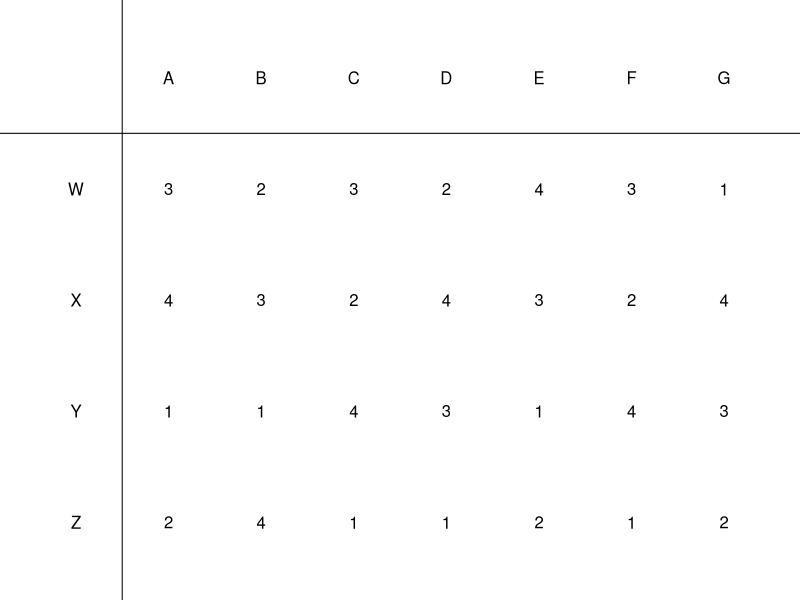
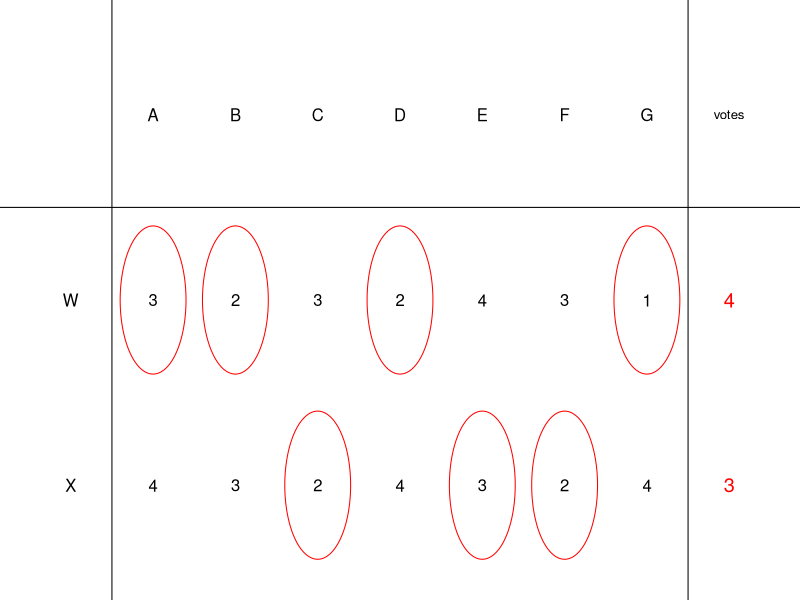
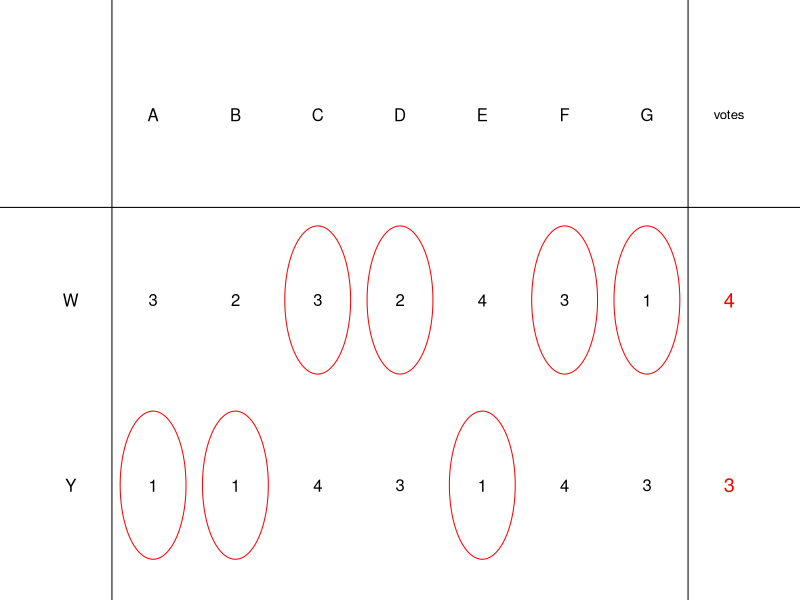
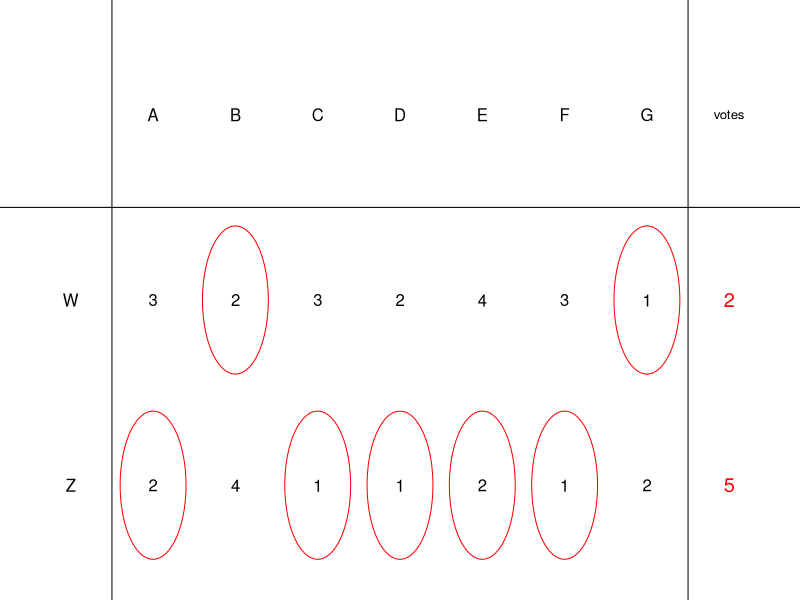
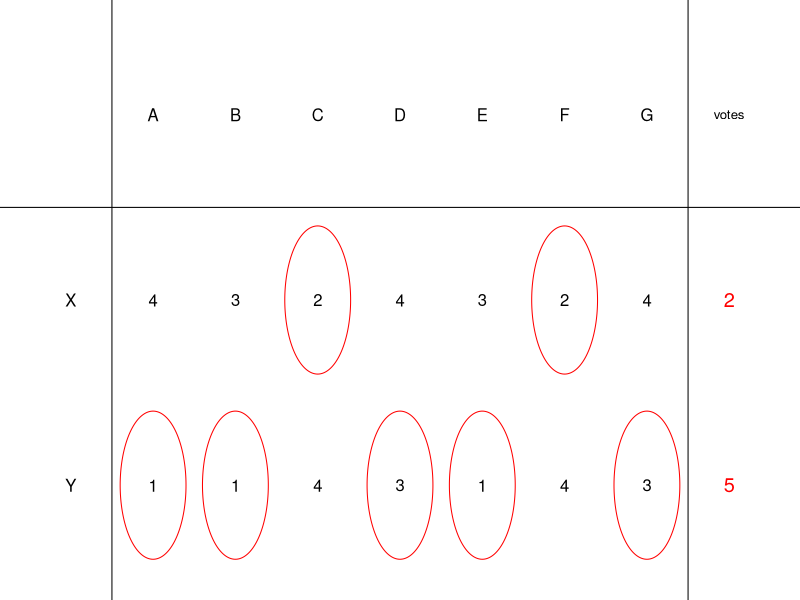
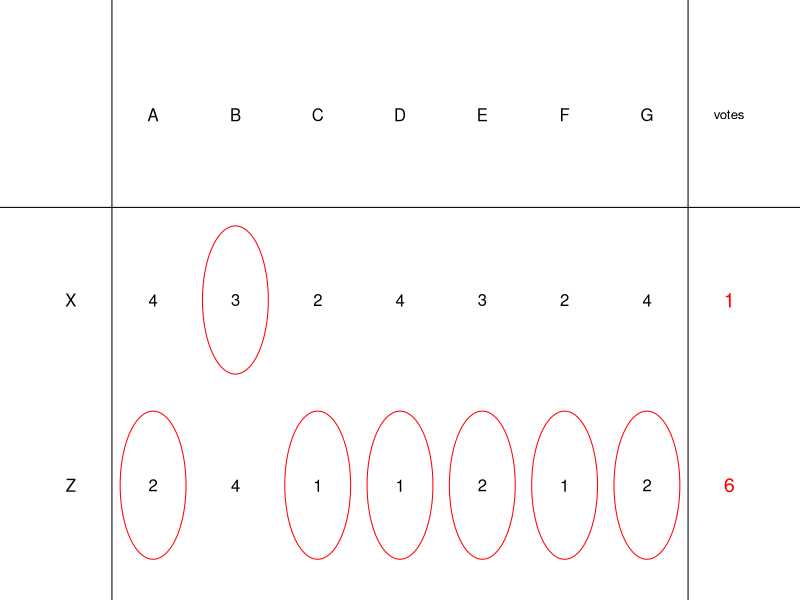
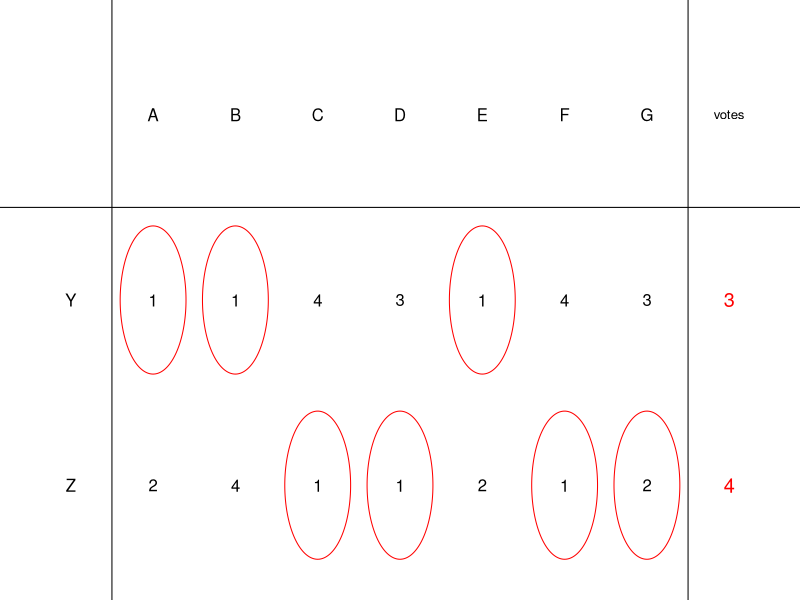
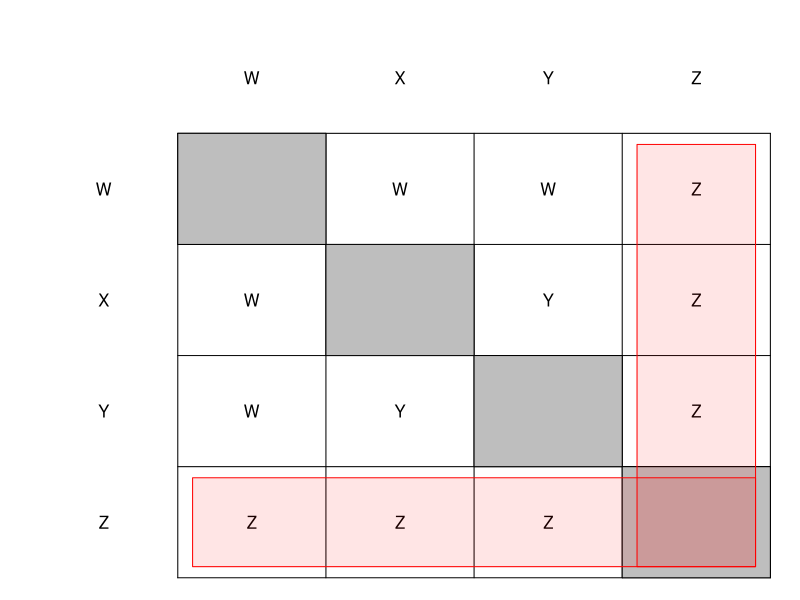

The R source for these figures, in order:
## ---- chunk 1
nc = 4
nv = 7
compare = function(prefs,i,j){
    pi = 0
    pj = 0
    for(k in 1:nv){
        prefi = prefs[[k]][i]
        prefj = prefs[[k]][j]
        if(prefi < prefj){
            pi = pi+1
        }
        if(prefj < prefi){
            pj = pj+1
        }
    }
    if(pi>pj){
        win = i
        lose = j
    }
    if(pj>pi){
        win = j
        lose = i
    }
    if(pj==pi){
        win = 0
        lose = 0
    }
    return(c(pi,pj,win,lose))
}

condorcet = function(prefs){
    nv = length(prefs)
    nc = length(prefs[[1]])
    alwayswin = rep(T,nc)
    for(i in 1:(nc-1)){
        for(j in (i+1):nc){
            pi = 0
            pj = 0
            for(k in 1:nv){
                prefi = prefs[[k]][i]
                prefj = prefs[[k]][j]
                if(prefi < prefj){
                    pi = pi+1
                }
                if(prefj < prefi){
                    pj = pj+1
                }
            }
            if(pi <= pj){
                alwayswin[i] = F
            }
            if(pi >= pj){
                alwayswin[j] = F
            }
        }
    }
    if(length(unique(alwayswin))==2){
        return(which(alwayswin))
    } else {
        return(0)
    }
}

plurality = function(prefs){
    nv = length(prefs)
    nc = length(prefs[[1]])
    points = rep(0,nc)
    for(k in 1:nv){
        wo = which(prefs[[k]]==1)
        points[wo] = points[wo]+1
    }
    mp = max(points)
    if(sum(mp==points)==1){
        return(which(points==mp))
    } else {
        return(0)
    }
}

nocond = sample(c(T,F),1,F,c(1,nc))

while(T){
    prefs = list()
    for(i in 1:nv){
        pref = sample(1:nc)
        prefs[[i]] = pref
    }
    cond = condorcet(prefs)
    plur = plurality(prefs)
    if(cond!=0 && cond!=plur && nocond==F){
        sol = paste0(1*(cond==1:(nc+1)),collapse="")
        break
    }
    if(nocond==T && cond==0 && plur!=0){
        sol = paste0(paste0(rep(0,nc),collapse=""),"1")
        break
    }
}

ach = c(LETTERS[26-nc+(1:nc)],"No Condorcet winner!")
al = paste0("* ",ach,collapse="\n")

cans = LETTERS[26-nc+(1:nc)]

## ---- chunk 2
par(mar=c(0,0,0,0))
plot(0,0,"n",xlim=c(0,nv+1),ylim=c(0,nc+1),axes=F,ann=F)
abline(v=1)
abline(h=nc)
for(i in 1:nc){
    text(0.5,nc-i+0.5,cans[i])
}
for(j in 1:nv){
    text(j+0.5,nc+0.5,LETTERS[j])
}
for(i in 1:nc){
    for(j in 1:nv){
        text(j+0.5,nc-i+0.5,prefs[[j]][i])
    }
}

## ---- chunk 3
mkcirc = function(x,y){
    th = seq(0,2*pi,pi/100)
    lines(x+0.4*cos(th),y+0.4*sin(th),col="red")
}
mktab = function(prefs,i=1,j=2){
    par(mar=c(0,0,0,0))
    plot(0,0,"n",xlim=c(-1,nv+1),ylim=c(0.5,3.5),axes=F,ann=F)
    text(-0.5,2,cans[i])
    text(-0.5,1,cans[j])
    for(k in 1:nv){
        text(k-0.5,3,LETTERS[k])
        text(k-0.5,2,prefs[[k]][i])
        text(k-0.5,1,prefs[[k]][j])
        if(prefs[[k]][i]>prefs[[k]][j]){
            mkcirc(k-0.5,1)
        } else {
            mkcirc(k-0.5,2)
        }
    }
    cc = compare(prefs,i,j)
    text(nv+0.5,2,cc[1],col="red",cex=1.2)
    text(nv+0.5,1,cc[2],col="red",cex=1.2)
    abline(h=2.5)
    abline(v=0)
    abline(v=nv)
    text(nv+0.5,3,"votes",cex=0.8)
}
## ---- chunk 4
for(i in 1:(nc-1)){
    for(j in (i+1):nc){
        cat(paste0("Compare candidates ",cans[i]," and ",cans[j],".\n\n"))
        mktab(prefs,i,j)
        cc = compare(prefs,i,j)
        cat(paste0("\n\nSo, ",cans[cc[3]]," beats ",cans[cc[4]],".\n\n"))
    }
}
## ---- chunk 5
par(mar=c(0,0,0,0))
plot(0,0,"n",ann=F,axes=F,xlim=c(0,nc+1),ylim=c(-nc-1,0))
for(i in 1:nc){
    text(0.5,-i-0.5,cans[i])
    text(i+0.5,-0.5,cans[i])
    lines(c(i,i),c(-1,-nc-1))
    lines(c(1,nc+1),c(-i,-i))
}
lines(c(nc+1,nc+1),c(-1,-nc-1))
lines(c(1,nc+1),c(-nc-1,-nc-1))

for(i in 1:nc){
    for(j in 1:nc){
        if(i!=j){
            cc = compare(prefs,i,j)
            text(i+0.5,-j-0.5,cans[cc[3]])
        } else {
            polygon(c(i,i,i+1,i+1),-c(i,i+1,i+1,i),col="grey")
        }
    }
}

if(cond!=0){
    polygon(cond+c(-1,-1,1,1)*0.4+0.5,c(-1.1,-nc-0.9,-nc-0.9,-1.1),border="red",col=rgb(1,0,0,0.1))
    polygon(c(1.1,nc+0.9,nc+0.9,1.1),-cond+c(-1,-1,1,1)*0.4-0.5,border="red",col=rgb(1,0,0,0.1))
}

## ---- chunk 6
if(cond==0){
    cat("No candidate wins against every other candidate. There is no Condorcet winner.")
} else {
    cat(paste0("Notice ",cans[cond]," wins against all other candidates. Thus ",cans[cond]," is the Condorcet winner."))
}
